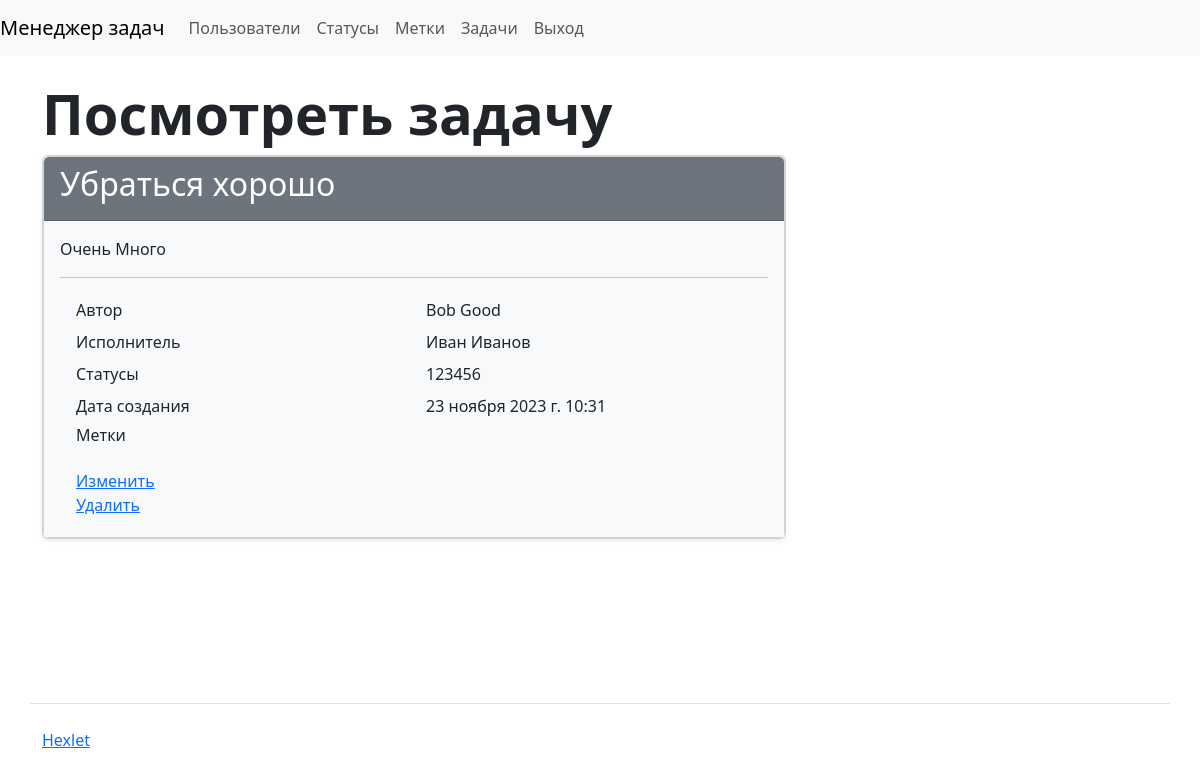
The app's page /tasks/5/ (signed in) with its own data.
### task_manager/tasks/models.py (models this page shows, shortened)
class Task(models.Model):
    name = models.CharField(max_length=255)
    description = models.CharField(max_length=255)
    status = models.ForeignKey(Status, on_delete=models.PROTECT, related_name='status')
    author = models.ForeignKey(User, null=True, on_delete=models.PROTECT, related_name='author')
    executor = models.ForeignKey(User, blank=True,
                                 null=True, on_delete=models.PROTECT, related_name='executor')
    labels = models.ManyToManyField(Label,  blank=True,)
    created_at = models.DateTimeField(auto_now_add=True)

### task_manager/users/models.py (models this page shows, shortened)
class User(AbstractUser):
    def __str__(self):
        return self.get_full_name()

### task_manager/statuses/models.py (models this page shows)
class Status(models.Model):
    name = models.CharField(max_length=250, unique=True)
    created_at = models.DateTimeField(auto_now_add=True)
    def __str__(self):
        return self.name

### task_manager/tasks/views.py (the view)
# urls.py: path("<int:pk>/", TaskDetailView.as_view(), name="tasks_detail"),
class TaskDetailView(LoginRequiredMixin, DetailView):
    model = Task
    template_name = "tasks/detail.html"
    context_object_name = 'task'

### task_manager/templates/tasks/detail.html (shortened to what this page needs)
{% extends "base.html" %}
{% load i18n %}
{% block content %}
<h1 class="display-4 fw-bold mt-4">{% translate "View task" %}</h1>
  <div class="col-12 col-md-8">
      <div class="card shadow-sm">
        <div class="card">
          <div class="card-header bg-secondary text-white">
            <h2>{{ task.name }}</h2>
          </div>
          <div class="card-body bg-light">
            <p>{{ task.description }}</p>
            <hr>
            <div class="container">
              <div class="row p-1">
                <div class="col">{% translate "Author" %}</div>
                <div class="col">{{ task.author }}</div>
              </div>
              <div class="row p-1">
                <div class="col">{% translate "executor" %}</div>
                <div class="col">{{ task.executor }}</div>
              </div>
              <div class="row p-1">
                <div class="col">{% translate "Status" %}</div>
                <div class="col">{{ task.status }}</div>
              </div>
              <div class="row p-1">
                <div class="col">{% translate "Created at" %}</div>
                <div class="col">{{ task.created_at }}</div>
              </div>
              <div class="row p-1">
                <div class="col">
                  <h6>{% translate "labels" %}</h6>
                </div>
              </div>
              <div class="row p-1">
                <div class="col">
                  <a href="{% url 'tasks_update' pk=task.id %}">{% translate "Update" %}</a>
                  <br>
                  <a href="{% url 'tasks_delete' pk=task.id %}">{% translate "Delete" %}</a>
                </div>
              </div>
            </div>
          </div>
        </div>
  </div>
</div>
{% endblock %}

### records on screen
Task: name "Убраться хорошо", description "Очень Много", author "Bob Good", executor "Иван Иванов", status "123456", created_at "23 ноября 2023 г. 10:31"
